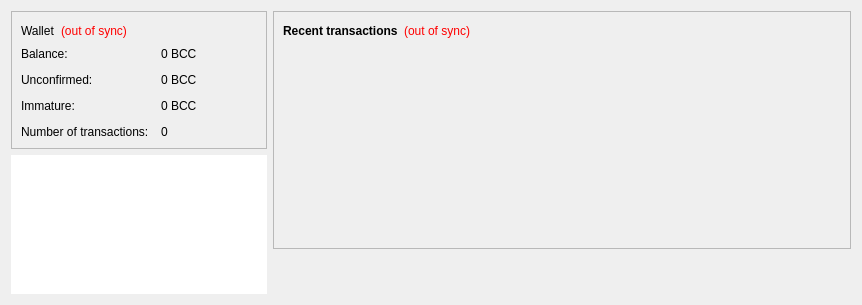
<?xml version="1.0" encoding="UTF-8"?>
<ui version="4.0">
 <class>OverviewPage</class>
 <widget class="QWidget" name="OverviewPage">
  <property name="geometry">
   <rect>
    <x>0</x>
    <y>0</y>
    <width>862</width>
    <height>305</height>
   </rect>
  </property>
  <property name="windowTitle">
   <string>Form</string>
  </property>
  <property name="styleSheet">
   <string notr="true"/>
  </property>
  <layout class="QHBoxLayout" name="horizontalLayout" stretch="0,1">
   <item>
    <layout class="QVBoxLayout" name="verticalLayout_2">
     <item>
      <widget class="QFrame" name="frame">
       <property name="frameShape">
        <enum>QFrame::StyledPanel</enum>
       </property>
       <property name="frameShadow">
        <enum>QFrame::Raised</enum>
       </property>
       <layout class="QVBoxLayout" name="verticalLayout_4">
        <item>
         <layout class="QHBoxLayout" name="horizontalLayout_4">
          <item>
           <widget class="QLabel" name="label_5">
            <property name="font">
             <font>
              <family>Helvetica Neue</family>
              <weight>50</weight>
              <bold>false</bold>
             </font>
            </property>
            <property name="text">
             <string>Wallet</string>
            </property>
           </widget>
          </item>
          <item>
           <widget class="QLabel" name="labelWalletStatus">
            <property name="toolTip">
             <string>The displayed information may be out of date. Your wallet automatically synchronizes with the BoschiCoin network after a connection is established, but this process has not completed yet.</string>
            </property>
            <property name="styleSheet">
             <string notr="true">QLabel { color: red; }</string>
            </property>
            <property name="text">
             <string notr="true">(out of sync)</string>
            </property>
            <property name="alignment">
             <set>Qt::AlignLeading|Qt::AlignLeft|Qt::AlignVCenter</set>
            </property>
           </widget>
          </item>
          <item>
           <spacer name="horizontalSpacer_2">
            <property name="orientation">
             <enum>Qt::Horizontal</enum>
            </property>
            <property name="sizeHint" stdset="0">
             <size>
              <width>40</width>
              <height>20</height>
             </size>
            </property>
           </spacer>
          </item>
         </layout>
        </item>
        <item>
         <layout class="QFormLayout" name="formLayout_2">
          <property name="fieldGrowthPolicy">
           <enum>QFormLayout::AllNonFixedFieldsGrow</enum>
          </property>
          <property name="horizontalSpacing">
           <number>12</number>
          </property>
          <property name="verticalSpacing">
           <number>12</number>
          </property>
          <item row="0" column="0">
           <widget class="QLabel" name="label">
            <property name="text">
             <string>Balance:</string>
            </property>
           </widget>
          </item>
          <item row="0" column="1">
           <widget class="QLabel" name="labelBalance">
            <property name="font">
             <font>
              <family>Helvetica Neue</family>
              <weight>50</weight>
              <bold>false</bold>
             </font>
            </property>
            <property name="cursor">
             <cursorShape>IBeamCursor</cursorShape>
            </property>
            <property name="toolTip">
             <string>Your current balance</string>
            </property>
            <property name="text">
             <string notr="true">0 BCC</string>
            </property>
            <property name="textInteractionFlags">
             <set>Qt::LinksAccessibleByMouse|Qt::TextSelectableByKeyboard|Qt::TextSelectableByMouse</set>
            </property>
           </widget>
          </item>
          <item row="1" column="0">
           <widget class="QLabel" name="label_3">
            <property name="text">
             <string>Unconfirmed:</string>
            </property>
           </widget>
          </item>
          <item row="1" column="1">
           <widget class="QLabel" name="labelUnconfirmed">
            <property name="font">
             <font>
              <family>Helvetica Neue</family>
              <weight>50</weight>
              <bold>false</bold>
             </font>
            </property>
            <property name="cursor">
             <cursorShape>IBeamCursor</cursorShape>
            </property>
            <property name="toolTip">
             <string>Total of transactions that have yet to be confirmed, and do not yet count toward the current balance</string>
            </property>
            <property name="text">
             <string notr="true">0 BCC</string>
            </property>
            <property name="textInteractionFlags">
             <set>Qt::LinksAccessibleByMouse|Qt::TextSelectableByKeyboard|Qt::TextSelectableByMouse</set>
            </property>
           </widget>
          </item>
          <item row="3" column="0">
           <widget class="QLabel" name="label_2">
            <property name="text">
             <string>Number of transactions:</string>
            </property>
           </widget>
          </item>
          <item row="3" column="1">
           <widget class="QLabel" name="labelNumTransactions">
            <property name="toolTip">
             <string>Total number of transactions in wallet</string>
            </property>
            <property name="text">
             <string notr="true">0</string>
            </property>
           </widget>
          </item>
          <item row="2" column="0">
           <widget class="QLabel" name="labelImmatureText">
            <property name="text">
             <string>Immature:</string>
            </property>
           </widget>
          </item>
          <item row="2" column="1">
           <widget class="QLabel" name="labelImmature">
            <property name="font">
             <font>
              <family>Helvetica Neue</family>
              <weight>50</weight>
              <bold>false</bold>
             </font>
            </property>
            <property name="toolTip">
             <string>Mined balance that has not yet matured</string>
            </property>
            <property name="text">
             <string notr="true">0 BCC</string>
            </property>
            <property name="textInteractionFlags">
             <set>Qt::LinksAccessibleByMouse|Qt::TextSelectableByKeyboard|Qt::TextSelectableByMouse</set>
            </property>
           </widget>
          </item>
         </layout>
        </item>
       </layout>
      </widget>
     </item>
     <item>
      <widget class="QGraphicsView" name="graphicsView">
       <property name="autoFillBackground">
        <bool>false</bool>
       </property>
       <property name="styleSheet">
        <string notr="true">background: url(:/icons/res/images/home_img.png) no-repeat;
border:none;
</string>
       </property>
      </widget>
     </item>
     <item>
      <spacer name="verticalSpacer">
       <property name="orientation">
        <enum>Qt::Vertical</enum>
       </property>
       <property name="sizeHint" stdset="0">
        <size>
         <width>20</width>
         <height>40</height>
        </size>
       </property>
      </spacer>
     </item>
    </layout>
   </item>
   <item>
    <layout class="QVBoxLayout" name="verticalLayout_3">
     <item>
      <widget class="QFrame" name="frame_2">
       <property name="frameShape">
        <enum>QFrame::StyledPanel</enum>
       </property>
       <property name="frameShadow">
        <enum>QFrame::Raised</enum>
       </property>
       <layout class="QVBoxLayout" name="verticalLayout">
        <item>
         <layout class="QHBoxLayout" name="horizontalLayout_2">
          <item>
           <widget class="QLabel" name="label_4">
            <property name="text">
             <string>&lt;b&gt;Recent transactions&lt;/b&gt;</string>
            </property>
           </widget>
          </item>
          <item>
           <widget class="QLabel" name="labelTransactionsStatus">
            <property name="toolTip">
             <string>The displayed information may be out of date. Your wallet automatically synchronizes with the BoschiCoin network after a connection is established, but this process has not completed yet.</string>
            </property>
            <property name="styleSheet">
             <string notr="true">QLabel { color: red; }</string>
            </property>
            <property name="text">
             <string notr="true">(out of sync)</string>
            </property>
            <property name="alignment">
             <set>Qt::AlignRight|Qt::AlignTrailing|Qt::AlignVCenter</set>
            </property>
           </widget>
          </item>
          <item>
           <spacer name="horizontalSpacer">
            <property name="orientation">
             <enum>Qt::Horizontal</enum>
            </property>
            <property name="sizeHint" stdset="0">
             <size>
              <width>40</width>
              <height>20</height>
             </size>
            </property>
           </spacer>
          </item>
         </layout>
        </item>
        <item>
         <widget class="QListView" name="listTransactions">
          <property name="styleSheet">
           <string notr="true">QListView { background: transparent; }</string>
          </property>
          <property name="frameShape">
           <enum>QFrame::NoFrame</enum>
          </property>
          <property name="verticalScrollBarPolicy">
           <enum>Qt::ScrollBarAlwaysOff</enum>
          </property>
          <property name="horizontalScrollBarPolicy">
           <enum>Qt::ScrollBarAlwaysOff</enum>
          </property>
          <property name="selectionMode">
           <enum>QAbstractItemView::NoSelection</enum>
          </property>
         </widget>
        </item>
       </layout>
      </widget>
     </item>
     <item>
      <spacer name="verticalSpacer_2">
       <property name="orientation">
        <enum>Qt::Vertical</enum>
       </property>
       <property name="sizeHint" stdset="0">
        <size>
         <width>20</width>
         <height>40</height>
        </size>
       </property>
      </spacer>
     </item>
    </layout>
   </item>
  </layout>
 </widget>
 <resources/>
 <connections/>
</ui>
